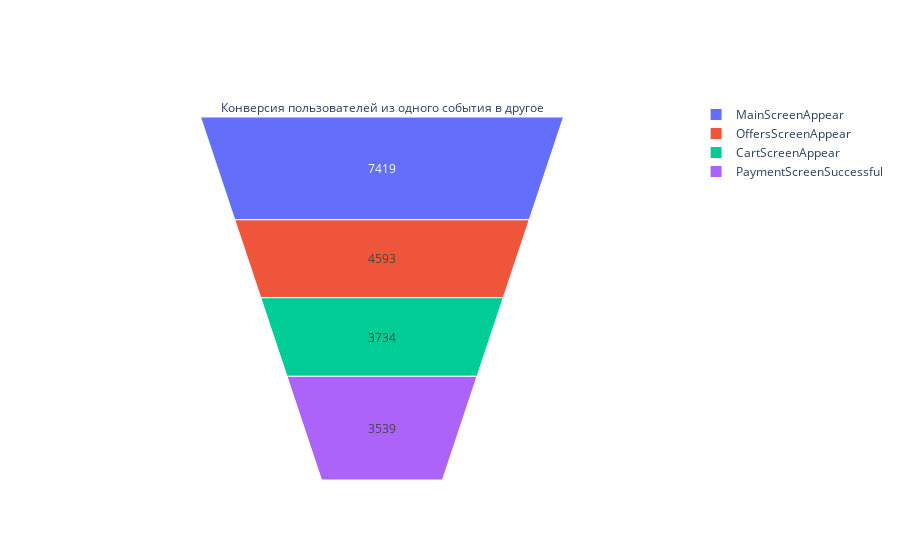

Notebook cell for this chart:
### Markdown cell above
**3.7** Также для наглядности визуализируем данные.

### Code cell
x_list = list(users_in_event.index.values)

fig = go.Figure(go.Funnelarea(
    labels=x_list,
    textinfo = 'value',
    values = users_in_event['count_user'],
    title = {'text': 'Конверсия пользователей из одного события в другое'}))

fig.show()

### Figure 1 — Plotly figure (JSON) as saved in the notebook; plotly's stock layout.template omitted (floating-point values rounded to 4 significant figures)
{"data": [{"labels": ["MainScreenAppear", "OffersScreenAppear", "CartScreenAppear", "PaymentScreenSuccessful"], "textinfo": "value", "title": {"text": "Конверсия пользователей из одного события в другое"}, "type": "funnelarea", "values": [7419, 4593, 3734, 3539]}], "layout": {}}
